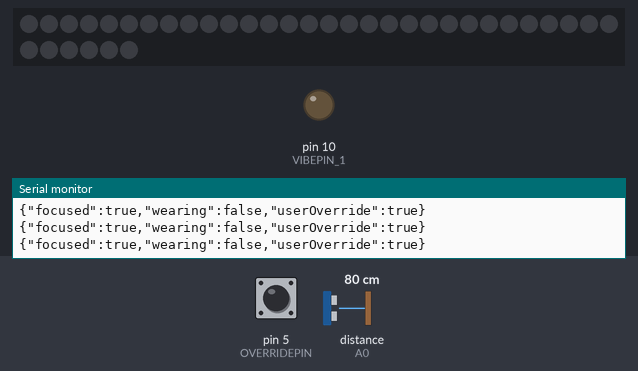
This sketch was run on a simulated Arduino Uno, built with avr-gcc and run on an emulated ATmega328P. On the bench: 36 RGB LEDs in strip order, left to right, continuing on the next row, output pins drawn as LEDs (lit = HIGH), the last lines printed to the serial monitor. The inputs (shaded band) are chosen by the test bench; at power-on: pin 5 (OVERRIDEPIN) HIGH, distance to the obstacle (sensor on A0) 80 cm.

Above: at 1.3 s.
1.4 s: pin 5 (OVERRIDEPIN) pulled LOW for 0.15 s
At 1.58 s:
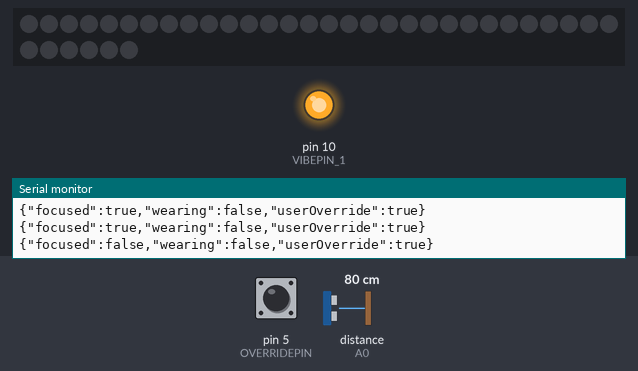
9.0 s: pin 5 (OVERRIDEPIN) pulled LOW for 1 s
At 11.2 s:
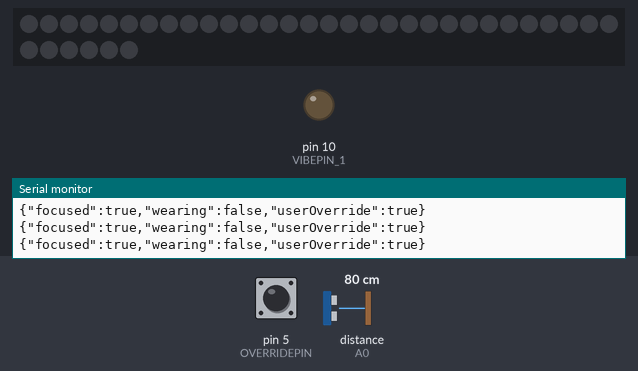
13.0 s: distance to the obstacle (sensor on A0) set to 7 cm
16.0 s: distance to the obstacle (sensor on A0) set to 10 cm
Timing chart, 0 to 18.5 s (numbered marks = the images above; inputs shaded):
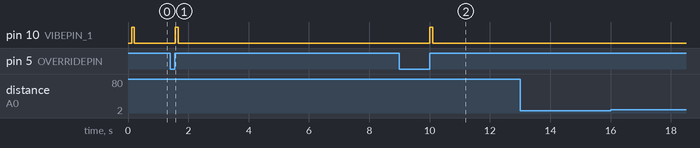

Measured:
- after the input at 1.4 s, pin 10 (VIBEPIN_1): LOW → HIGH after 0.17 s, → LOW 0.09 s later
- after the input at 9.0 s, pin 10 (VIBEPIN_1): LOW → HIGH after 1.0 s, → LOW 0.09 s later

The sketch:

inTheCap.ino
```cpp
#include <ArduinoJson.h>
#include <SharpIR.h>
#include <Adafruit_NeoPixel.h>

int OVERRIDEPIN = 5;
#define IR A0 // define signal pin for infrared
#define model 1080 // used 1080 because model GP2Y0A21YK0F is used
int TIME_BETWEEN_UPDATES = 100;  // ms. How long between measurements to report back to the server.
bool focused = false;
bool focused_prev = false;
bool wearing = false;
bool wearing_prev = false;
bool hatRunning = false;
bool hatRunning_prev = false;
bool syncState = true;
bool userOverride = false;
bool btnPressed = false;
bool btnPressed_prev = false;
unsigned long startTime = 0;  // timestamp to measure against w/ currentTime
unsigned long currentTime = 0;  // timestamp which helps track elapsed time w/ startTime

// LED variables
int LED_PIN = 6;
int LED_COUNT = 36;
unsigned long ledStartTime = 0;
unsigned long ledCurrentTime = 0;
int SystemMinBrightness = 0;       //value 0-255
double UserMaxBrightness = 255;      //value 0-255--equation (maxBrightness*maxBrightness/255) hence maxBrightness^2/255 hence the value 170 actually equal to 113.33333 .
int SystemMaxBrightness = 255;
int currentBrightness = 127.5;
int fadeInWait = 5;          //lighting up speed, steps.
int fadeOutWait = 10;         //dimming speed, steps.
bool fadingIn = true;
bool updateLEDs = false;

// Vibrator settings
int VIBEPIN_1 = 10;
unsigned long vibeStartTime = 0;
unsigned long vibeCurrentTime = 0;
int vibeTime = 75; // ms for vibe to last

// potentiometer settings for determining maximum brightness for LEDs
#define potPin A5  // Analog!
int potReading = 0;

// State string/json variables for state syncing.
String updateServerString = "";
String updateFromServerString = "";

StaticJsonDocument<JSON_OBJECT_SIZE(3)> sendToServerDoc;
StaticJsonDocument<JSON_OBJECT_SIZE(7)> receiveFromServerDoc;

SharpIR SharpIR(IR, model);
Adafruit_NeoPixel strip(LED_COUNT, LED_PIN, NEO_GRB + NEO_KHZ800);  // https://coolcomponents.co.uk/products/ws2815-digital-addressable-led-strip-60-leds-m-1m-adafruit-neopixel-compatible?variant=29496998264893


void setup() {
  pinMode(VIBEPIN_1, OUTPUT);  // set up the piezos-controlling pin.
//  pinMode(LED_PIN, OUTPUT);  // set up the LED strip data pin.
  pinMode(OVERRIDEPIN, INPUT_PULLUP);  // manual override.

  Serial.begin(9600);
  delay(100);
  hatRunning = true;

  strip.begin();
  strip.show();  // clear prior light settings

  startTime = millis();  // set the first timer.
}


void vibrate(){
  // This runs when focus is detected.
    digitalWrite(VIBEPIN_1, HIGH);
    vibeStartTime = millis();
}

void stopvibrate(){
  // This runs on every loop to catch any active vibrations.
  vibeCurrentTime = millis();
  if(vibeCurrentTime - vibeStartTime >= vibeTime){
    digitalWrite(VIBEPIN_1, LOW);
  }
}

// test sending info from Arduino to Python (should be over BLE, but that's tough right now)
// The challenge here is to Keep the state synced between the two.
void sendState(){
  // This fn sends the current local environment state of the Arduino to the server.
  // Will be sent every TIME_BETWEEN_MEASUREMENTS: calclated as: (currentTime-startTime)  > TIME_BETWEEN_MEASUREMENTS in the main loop
  // The states will be changed as appropriate during the regular loop.
  // https://www.daniweb.com/programming/software-development/threads/108931/how-to-insert-variables-into-string-with-sign
  // http://www.cplusplus.com/reference/cstdio/sprintf/
  // https://arduinojson.org/v6/doc/serialization/

  sendToServerDoc["focused"].set(focused);
  sendToServerDoc["wearing"].set(wearing);
  sendToServerDoc["userOverride"].set(userOverride);

  // Cast the JsonVariant to a string and send it over serial.
  updateServerString = ""+sendToServerDoc.as<String>();
  Serial.println(updateServerString);
}

void readState(){
  // This fn copies a state update from the server to the local Arduino environment.
  // The server ONLY sends a message if the Thinking cap state changes.
  // Focused or Not.
  // https://www.youtube.com/watch?v=iuHxPQB6Rx4 for JSON parsing info.
  if (Serial.available()){
    updateFromServerString = Serial.readString();

    // load updateFromServerString into the JSON doc receiveFromServerDoc
    DeserializationError err = deserializeJson(receiveFromServerDoc, updateFromServerString);

    // if parsing failed
    if(err){
      Serial.println("Error");
      return;
    // if it succeeded
    }else{
      // update focused state
      focused = receiveFromServerDoc["focused"];
      // new focused state.
      if(focused && !focused_prev){
        focused_prev = focused;
        userOverride = false;  // override
        vibrate();
        // color = "red" on Neopixel
      // new un-focused state
      }else if(!focused && focused_prev){
        focused_prev = focused;
        vibrate();
        // color = "green" on Neopixel.
      // focused state unchanged.
      }else{
        // if the state matches, reset the override. Not necessary anymore.
        userOverride = false;
      }
    }
  }
}

void readWearing(){
  // Depending on stability of the sensor, may have to put this into an array. Get 3 readings over a certain amount of time to mean something.
  // Likely have to compensate some for "adjusting the hat" for comfort?

  // wearing is the leading indicator, so on the next loop, update wearing_prev to indicate continued wearing.
  if (wearing != wearing_prev){
    wearing_prev = wearing;
  }

  // Get the distance. If w/in 1-14cm, it should read as wearing. Why 1cm? 0 seems to fire frequently on bad readings.
  int dis=SharpIR.distance();
  if(dis<8 && dis>1){
    wearing = true;
  }else{
    wearing = false;
  }
//  Serial.println(dis);
}

void fadeInOrOut(){
  // update the lights. Lights always on as long as the hat is being worn. Defaults to green for "please talk to me" just for more theatrics. Gotta see the change!
  // LEDPIN
  // lights turn on if worn, turn off if not.
  // brightness determined by the potentiometer.
  // https://forum.arduino.cc/index.php?topic=434825.0 or https://forums.adafruit.com/viewtopic.php?t=41143 for code on the brightness
  // I especially like the idea of using sine/cosine to modulate it. However it's too subtle for these LEDs, after experimentation.
  // https://learn.adafruit.com/multi-tasking-the-arduino-part-3/fader

  updateLEDs = false;

  if(UserMaxBrightness>SystemMaxBrightness){
    UserMaxBrightness = SystemMaxBrightness; // Just in case somehow the potentiometer controlling brightness gets readings higher than the LEDs can go
  }

  if (UserMaxBrightness>0){
    ledCurrentTime = millis();
    // Fading in is faster than fading out
    if(fadingIn){
      // has enough time elapsed to do it?
      if (ledCurrentTime - ledStartTime > fadeInWait){
        updateLEDs = true;
//        currentBrightness = currentBrightness + sin((currentBrightness/MaxBrightness)*M_PI);  // 0-1 PI will be values between 0 and +1.
        currentBrightness = currentBrightness + 1;
        ledStartTime = millis();  // update last time LEDs changed
      }
    }
    // fading out
    if(!fadingIn){
      if (ledCurrentTime - ledStartTime > fadeOutWait){
        updateLEDs = true;
//        currentBrightness = currentBrightness - sin((currentBrightness/MaxBrightness)*M_PI);
        currentBrightness = currentBrightness - 1;
        ledStartTime = millis();
      }
    }


    // it's maximally bright, time to fade out
    if(currentBrightness >= SystemMaxBrightness){
      fadingIn = false;
      currentBrightness = SystemMaxBrightness;
    }
    // it's minimally dim, time to fade in.
    if (currentBrightness <= SystemMinBrightness){
      fadingIn = true;
      currentBrightness = SystemMinBrightness;
    }
  }else{
    currentBrightness = 0;
  }

  if(updateLEDs){
    if(!focused){
      strip.fill(strip.Color(0, strip.gamma8(floor(currentBrightness*(UserMaxBrightness/255))),0));  // green for hi there!
    }else{
      strip.fill(strip.Color(strip.gamma8(floor(currentBrightness*(UserMaxBrightness/255))),0,0)); // red for stay away
    }
    strip.show();
//    Serial.println(currentBrightness*(UserMaxBrightness/255));
    updateLEDs = false;
  }
}

void turnOffLights(){
    // This turns the lights off in the case of not being worn.
    strip.fill(strip.Color(0, 0,0));
    strip.show();
  }

void readMaxBrightness(){
  // Gets the setting of the potentiometer, which determines how high the maximum brightness of the LEDs are
  // References here: https://learn.adafruit.com/adafruit-arduino-lesson-8-analog-inputs/arduino-code & https://www.arduino.cc/en/Tutorial/AnalogReadSerial
  potReading  = analogRead(potPin);  // 0-1023 for 5v, 0-654 for 3.3v
  UserMaxBrightness = floor(potReading/(654.0/255.0));  // 1023/255.0 for 5v
}

void readOverride(){
  // Reads the button for overriding.
  btnPressed = digitalRead(OVERRIDEPIN);
//  Serial.println(btnPressed);
  // user pressed the button. Toggle the state.
  if (btnPressed != btnPressed_prev && btnPressed==HIGH){  // if this is the first time the button is pressed, it will be different than btn_pressed
    // User pressed the button freshly. Toggle the state.
    // Do I need a debounce time?
    focused = !focused;  //
    focused_prev = !focused_prev;
    vibrate();
    userOverride = true;  // overriding,
    btnPressed_prev = btnPressed;  // store this press for comparison.
  }else{
    btnPressed_prev = btnPressed;  // store this non-press for comparison.
  }
}

void loop(){
  // set wearing using IR.
  readWearing();
  // See if there's an override. Yes, only if the hat is being worn.
  readOverride();
  stopvibrate();
  if(wearing){
    // See if the user has adjusted max brightness
    readMaxBrightness();
    fadeInOrOut();
  }else{
    turnOffLights();
  }
  if(syncState){
    // Determine if we should send the state to the server.
    currentTime = millis();
    if((currentTime-startTime)  > TIME_BETWEEN_UPDATES){
      sendState();
      startTime = currentTime;
    }
    readState();
  }

}
```
